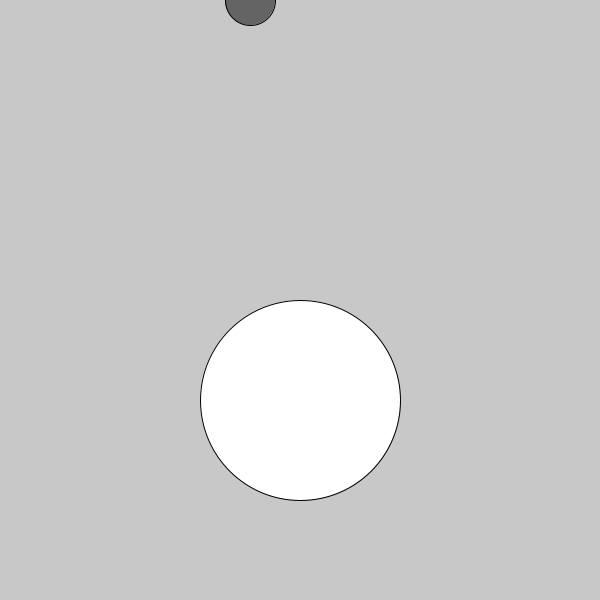
Frame 1 (no input)
Frame 60 (the mouse pressed at the canvas centre just before this capture): identical to frame 1, image omitted
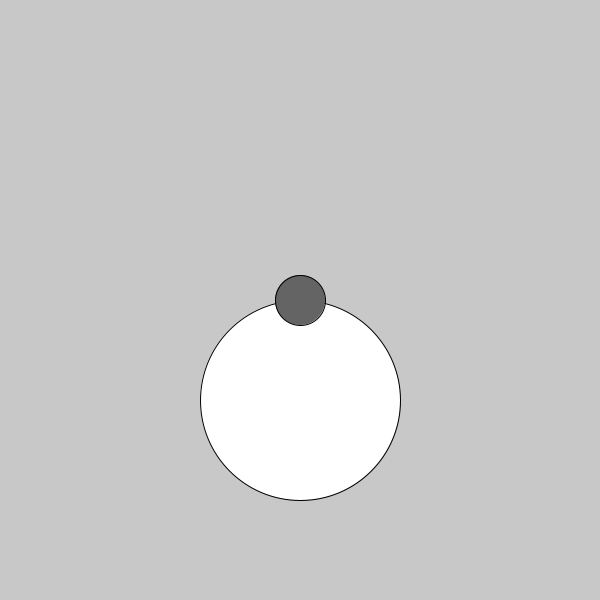
Frame 120 (the mouse held since frame 60 and released just before this capture)

The Processing sketch that drew these frames (run headless with seeded random() and noise(); from frame 60 on, the mouse is pressed at the canvas centre):

// Processing sketch: w05_02_map2
// ── w05_02_map2.pde
// Code 1 FA_18
// Bryan Ma
// map() function

// this code maps the mouseX value to a new value keeping an ellipse near the center of the screen.
// it does this by adding the mapped value to width/2.

// change the code so that mouse movement, no matter where it goes on screen,
// will keep the small ellipse inside the big ellipse. 
// you should do this by mapping the value of mouseY and making yPos equal something else.

void setup() {
  size(600, 600);  
}

void draw() {
  background(200);
  fill(255);
  ellipse(width/2, 400, 200, 200);
  
  
  float xPos = map(mouseX, 0, width, width/2 - 50, width/2 + 50);
  float yPos = mouseY;
  fill(100);
  ellipse(xPos, yPos, 50, 50);
}
